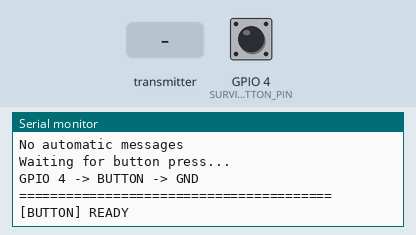
This sketch was run on a simulated ESP32. Shown: the last lines printed to the serial monitor. The test bench sets the inputs (shaded band); at power-on: GPIO 4 (SURVIVOR_BUTTON_PIN) HIGH.

Above: at 2.2 s.
2.3 s: GPIO 4 (SURVIVOR_BUTTON_PIN) pulled LOW for 0.15 s
At 3.0 s:
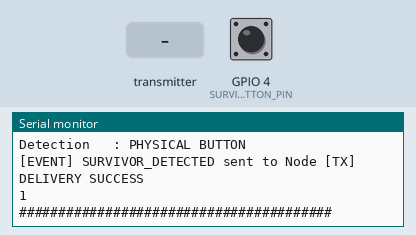
3.9 s: the transmitter starts sending source = 0
At 4.22 s:
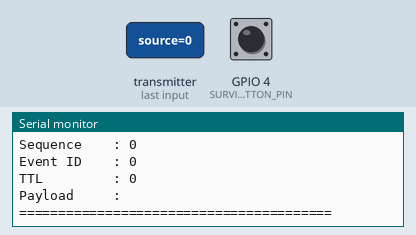
5.4 s: the transmitter starts sending destination = 64
6.9 s: the transmitter starts sending sequence = 1024
8.4 s: the transmitter starts sending eventID = 1
9.9 s: the transmitter starts sending ttl = 64
Timing chart, 0 to 12.4 s (numbered marks = the images above; inputs shaded):
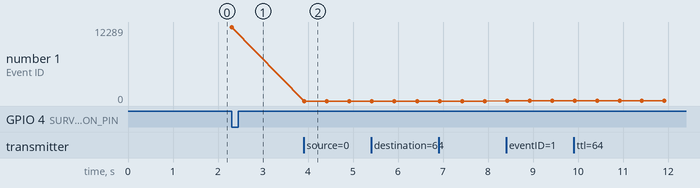

Measured:
- after the input at 2.3 s, the serial monitor: prints a new line at once (image 1)
- after the input at 3.9 s, the serial monitor: prints a new line at once (image 2)
- plotted number 1: 12289 → 0 after the input at 3.9 s, 0 → 1 after the input at 8.4 s

The sketch:

Node3.ino.ino
```cpp
#include <WiFi.h>
#include <esp_now.h>

// =====================================================
// VAYUNETRA NODE 3
// =====================================================

#define NODE_ID 3
#define SURVIVOR_BUTTON_PIN 4

// =====================================================
// VERIFIED MAC ADDRESSES
// =====================================================

uint8_t NODE1_MAC[] = {
  0xEC, 0x64, 0xC9, 0x6D, 0x7B, 0x00
};

uint8_t NODE2_MAC[] = {
  0xC0, 0xCD, 0xD6, 0x85, 0x3B, 0x78
};

uint8_t NODE3_MAC[] = {
  0xC0, 0xCD, 0xD6, 0x85, 0x5E, 0xB8
};

// =====================================================
// MESSAGE TYPES
// =====================================================

enum MessageType {
  MSG_SURVIVOR = 4,
  MSG_EVENT_ACK = 5
};

// =====================================================
// VAYUNETRA PACKET
// =====================================================

struct VayuPacket {

  uint8_t source;
  uint8_t destination;
  uint8_t messageType;

  uint16_t sequence;

  uint32_t timestamp;

  uint16_t eventID;

  uint8_t ttl;

  char payload[48];
};

// =====================================================
// GLOBAL VARIABLES
// =====================================================

uint16_t sequenceNumber = 1;
uint16_t eventCounter = 1;

// =====================================================
// BUTTON VARIABLES
// =====================================================

bool lastButtonState = HIGH;
bool buttonReady = false;

unsigned long lastButtonTime = 0;

// =====================================================
// RECEIVE BUFFER
// =====================================================

volatile bool packetWaiting = false;

VayuPacket receivedPacket;

// =====================================================
// GET NODE MAC
// =====================================================

uint8_t* getNodeMAC(uint8_t node) {

  if (node == 1)
    return NODE1_MAC;

  if (node == 2)
    return NODE2_MAC;

  if (node == 3)
    return NODE3_MAC;

  return nullptr;
}

// =====================================================
// ADD PEER
// =====================================================

void addPeer(uint8_t node) {

  if (node == NODE_ID)
    return;

  uint8_t* mac = getNodeMAC(node);

  if (mac == nullptr)
    return;

  if (esp_now_is_peer_exist(mac))
    return;

  esp_now_peer_info_t peerInfo = {};

  memcpy(
    peerInfo.peer_addr,
    mac,
    6
  );

  peerInfo.channel = 0;
  peerInfo.encrypt = false;

  esp_err_t result =
    esp_now_add_peer(&peerInfo);

  Serial.print("[PEER] Node ");
  Serial.print(node);
  Serial.print(": ");

  if (result == ESP_OK)
    Serial.println("SUCCESS");
  else
    Serial.println("FAILED");
}

// =====================================================
// SEND PACKET
// =====================================================

bool sendPacket(VayuPacket &packet) {

  uint8_t* mac =
    getNodeMAC(packet.destination);

  if (mac == nullptr)
    return false;

  esp_err_t result =
    esp_now_send(
      mac,
      (uint8_t*)&packet,
      sizeof(packet)
    );

  return result == ESP_OK;
}

// =====================================================
// SEND CALLBACK
// =====================================================

void OnDataSent(
  const wifi_tx_info_t *info,
  esp_now_send_status_t status
) {

  if (status == ESP_NOW_SEND_SUCCESS)
    Serial.println("[TX] DELIVERY SUCCESS");
  else
    Serial.println("[TX] DELIVERY FAILED");
}

// =====================================================
// RECEIVE CALLBACK
// IMPORTANT:
// NO TRANSMISSION HERE
// =====================================================

void OnDataRecv(
  const esp_now_recv_info_t *recv_info,
  const uint8_t *data,
  int len
) {

  if (len != sizeof(VayuPacket))
    return;

  if (packetWaiting)
    return;

  memcpy(
    &receivedPacket,
    data,
    sizeof(VayuPacket)
  );

  packetWaiting = true;
}

// =====================================================
// CREATE SURVIVOR EVENT
// =====================================================

void createSurvivorEvent() {

  VayuPacket event = {};

  // ---------------------------------------------------
  // EVENT ORIGIN
  // ---------------------------------------------------

  event.source = NODE_ID;

  // Node 3 sends survivor event to Node 1
  event.destination = 1;

  event.messageType = MSG_SURVIVOR;

  event.sequence = sequenceNumber++;

  event.timestamp = millis();

  // ---------------------------------------------------
  // UNIQUE EVENT ID
  //
  // Node 3 events start with 0x3001
  // Decimal = 12289
  // ---------------------------------------------------

  event.eventID =
    (NODE_ID << 12) |
    (eventCounter & 0x0FFF);

  eventCounter++;

  event.ttl = 3;

  strcpy(
    event.payload,
    "SURVIVOR_DETECTED"
  );

  // ---------------------------------------------------
  // DISPLAY EVENT
  // ---------------------------------------------------

  Serial.println();
  Serial.println();
  Serial.println("########################################");
  Serial.println("       SURVIVOR EVENT CREATED");
  Serial.println("########################################");

  Serial.print("Origin Node : ");
  Serial.println(NODE_ID);

  Serial.print("Event ID    : ");
  Serial.println(event.eventID);

  Serial.println("Detection   : PHYSICAL BUTTON");

  // ---------------------------------------------------
  // SEND TO NODE 1
  // ---------------------------------------------------

  if (sendPacket(event)) {

    Serial.println(
      "[EVENT] SURVIVOR_DETECTED sent to Node 1"
    );

  } else {

    Serial.println(
      "[EVENT] FAILED TO SEND"
    );
  }

  Serial.println("########################################");
}

// =====================================================
// PROCESS RECEIVED PACKET
// =====================================================

void processReceivedPacket(VayuPacket packet) {

  Serial.println();
  Serial.println("========================================");
  Serial.println("       VAYUNETRA PACKET RECEIVED");
  Serial.println("========================================");

  Serial.print("Source      : ");
  Serial.println(packet.source);

  Serial.print("Destination : ");
  Serial.println(packet.destination);

  Serial.print("Type        : ");

  if (packet.messageType == MSG_SURVIVOR)

    Serial.println(
      "SURVIVOR_DETECTED"
    );

  else if (packet.messageType == MSG_EVENT_ACK)

    Serial.println(
      "EVENT_ACK"
    );

  else

    Serial.println(
      "UNKNOWN"
    );

  Serial.print("Sequence    : ");
  Serial.println(packet.sequence);

  Serial.print("Event ID    : ");
  Serial.println(packet.eventID);

  Serial.print("TTL         : ");
  Serial.println(packet.ttl);

  Serial.print("Payload     : ");
  Serial.println(packet.payload);

  Serial.println("========================================");

  // ===================================================
  // SURVIVOR EVENT RECEIVED
  // ===================================================

  if (packet.messageType == MSG_SURVIVOR) {

    Serial.println();
    Serial.println("***************************************");
    Serial.println("          SURVIVOR DETECTED!");
    Serial.println("***************************************");

    Serial.print("Event ID    : ");
    Serial.println(packet.eventID);

    Serial.print("Origin Node : ");
    Serial.println(packet.source);

    Serial.println("Status      : EVENT CONFIRMED");

    // -------------------------------------------------
    // CREATE ACK
    // -------------------------------------------------

    VayuPacket ack = {};

    ack.source = NODE_ID;

    ack.destination = packet.source;

    ack.messageType = MSG_EVENT_ACK;

    ack.sequence = sequenceNumber++;

    ack.timestamp = millis();

    ack.eventID = packet.eventID;

    ack.ttl = 3;

    strcpy(
      ack.payload,
      "EVENT_RECEIVED"
    );

    // -------------------------------------------------
    // SEND ACK
    // -------------------------------------------------

    if (sendPacket(ack)) {

      Serial.println(
        "[ACK] EVENT_ACK sent to origin"
      );

    } else {

      Serial.println(
        "[ACK] FAILED TO SEND"
      );
    }

    Serial.println("***************************************");
  }

  // ===================================================
  // EVENT ACK RECEIVED
  // ===================================================

  if (packet.messageType == MSG_EVENT_ACK) {

    Serial.println();
    Serial.println("+++++++++++++++++++++++++++++++++++++++");
    Serial.println("       SURVIVOR EVENT ACKNOWLEDGED");
    Serial.println("+++++++++++++++++++++++++++++++++++++++");

    Serial.print("Event ID        : ");
    Serial.println(packet.eventID);

    Serial.print("Acknowledged by : Node ");
    Serial.println(packet.source);

    Serial.println(
      "STATUS          : SWARM NODE CONFIRMED"
    );

    Serial.println("+++++++++++++++++++++++++++++++++++++++");
  }
}

// =====================================================
// SETUP
// =====================================================

void setup() {

  Serial.begin(115200);

  delay(1000);

  // ===================================================
  // BUTTON
  // ===================================================

  pinMode(
    SURVIVOR_BUTTON_PIN,
    INPUT_PULLUP
  );

  // Read initial button state
  lastButtonState =
    digitalRead(SURVIVOR_BUTTON_PIN);

  // ===================================================
  // STARTUP MESSAGE
  // ===================================================

  Serial.println();
  Serial.println();
  Serial.println("========================================");
  Serial.println("          VAYUNETRA NODE 3");
  Serial.println("========================================");

  WiFi.mode(WIFI_STA);

  Serial.print("Node ID: ");
  Serial.println(NODE_ID);

  Serial.print("MAC: ");
  Serial.println(WiFi.macAddress());

  // ===================================================
  // ESP-NOW INITIALIZATION
  // ===================================================

  if (esp_now_init() != ESP_OK) {

    Serial.println(
      "ERROR: ESP-NOW INITIALIZATION FAILED"
    );

    return;
  }

  esp_now_register_send_cb(
    OnDataSent
  );

  esp_now_register_recv_cb(
    OnDataRecv
  );

  // ===================================================
  // ADD NODE 1 AND NODE 2
  // ===================================================

  addPeer(1);
  addPeer(2);

  // ===================================================
  // READY
  // ===================================================

  Serial.println();
  Serial.println("========================================");
  Serial.println("NODE 3 READY");
  Serial.println("Peers: NODE 1 + NODE 2");
  Serial.println("No automatic messages");
  Serial.println("Waiting for button press...");
  Serial.println("GPIO 4 -> BUTTON -> GND");
  Serial.println("========================================");

  // ===================================================
  // ARM BUTTON
  // ===================================================

  if (lastButtonState == HIGH) {

    buttonReady = true;

    Serial.println("[BUTTON] READY");

  } else {

    Serial.println(
      "[BUTTON] RELEASE BUTTON TO ARM"
    );
  }
}

// =====================================================
// LOOP
// =====================================================

void loop() {

  // ===================================================
  // PROCESS RECEIVED PACKET
  // ===================================================

  if (packetWaiting) {

    VayuPacket packet;

    noInterrupts();

    memcpy(
      &packet,
      &receivedPacket,
      sizeof(VayuPacket)
    );

    packetWaiting = false;

    interrupts();

    processReceivedPacket(packet);
  }

  // ===================================================
  // BUTTON STATE
  // ===================================================

  bool buttonState =
    digitalRead(SURVIVOR_BUTTON_PIN);

  // ---------------------------------------------------
  // WAIT FOR RELEASE AFTER RESET
  // ---------------------------------------------------

  if (!buttonReady) {

    if (buttonState == HIGH) {

      buttonReady = true;

      lastButtonState = HIGH;

      Serial.println("[BUTTON] READY");
    }

    delay(10);

    return;
  }

  // ---------------------------------------------------
  // NEW BUTTON PRESS
  // HIGH -> LOW
  // ---------------------------------------------------

  if (
    buttonState == LOW &&
    lastButtonState == HIGH &&
    millis() - lastButtonTime > 500
  ) {

    lastButtonTime = millis();

    createSurvivorEvent();
  }

  // ---------------------------------------------------
  // SAVE BUTTON STATE
  // ---------------------------------------------------

  lastButtonState = buttonState;

  delay(10);
}
```
